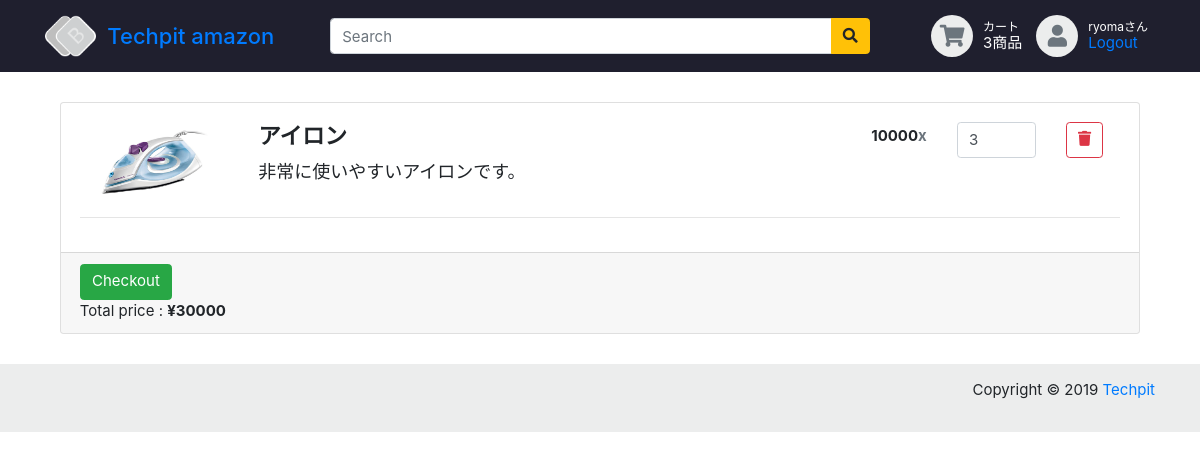
The page /amazon/amazon/cart/1 (signed in) on the database its author committed.
### amazon/models.py (models this page shows, shortened)
class User(AbstractBaseUser, PermissionsMixin):
    class Meta:
      verbose_name = 'ユーザ'
      verbose_name_plural = 'ユーザ'
    """カスタムユーザーモデル."""
    email = models.EmailField('メールアドレス', max_length=150, null=False, blank=False, unique=True)
    name = models.CharField('名前', max_length=150, null=False, blank=False)
    is_staff = models.BooleanField(
      '管理者',
      default=False,
      help_text=_(
        'Designate whether the user can log into this admin site.'
      ),
    )
    is_active = models.BooleanField(
      '有効',
      default=True,
      help_text=_(
        'Design whether this user should be treated as active'
        'Unselect this instead of deleting accounts.'
      ),
    )
    date_joined = models.DateTimeField(_('date joined'), default=timezone.now)
    objects = MyUserManager()
    EMAIL_FIELD = 'email'
    USERNAME_FIELD = 'email'
    REQUIRED_FIELDS = ['name',]

class ShoppingCart(models.Model):
    class Meta:
      verbose_name = 'ショッピングカート'
      verbose_name_plural = 'ショッピングカート'
    user = models.OneToOneField(
      User,
      verbose_name='ユーザ',
      related_name='cart',
      on_delete=models.CASCADE
    )
    @property
    def item_count(self):
        return self.cart_items.all().aggregate(amount = Sum('amount'))['amount']
    @property
    def total_price(self):
        return self.cart_items.all().aggregate(total=Sum(F('product__price') * F('amount')))['total']

class ShoppingCartItem(models.Model):
    class Meta:
      verbose_name = 'ショッピングカートアイテム'
      verbose_name_plural = 'ショッピングカートアイテム'
    cart = models.ForeignKey(
      ShoppingCart,
      related_name='cart_items',
      verbose_name='ショッピングカート',
      on_delete=models.CASCADE
    )
    product = models.ForeignKey(
      Product,
      verbose_name='商品',
      on_delete=models.CASCADE
    )
    amount=models.IntegerField(
      verbose_name='数量'
    )

class Product(models.Model):
    class Meta:
        verbose_name = '商品'
        verbose_name_plural = '商品'
    thumbnail = models.ImageField(
      verbose_name='サムネイル',
      upload_to = 'thumbnails/'
    )
    name = models.CharField(
      verbose_name='名前',
      max_length=150,
      null = False,
      blank= False
    )
    price = models.IntegerField(
      verbose_name='価格'
    )
    description = models.TextField(
      verbose_name='説明'
    )

### amazon/views.py (the view, shortened to what this page needs)
# urls.py: path('cart/<int:pk>', views.ShoppingCartDetail.as_view(), name='cart'),
class ShoppingCartDetail(LoginRequiredMixin, generic.DetailView):
    model = ShoppingCart
    template_name = 'amazon/shopping_cart.html'

### templates/amazon/shopping_cart.html (shortened to what this page needs)
{% extends 'amazon/base.html' %}
{% block content %}
{% load static %}
{% if object.cart_items.all %}
  <div class="card shopping-cart">
    <div class="card-body">
      {% for cart_item in object.cart_items.all %}
        <div class="row">
          <div class="col-12 col-sm-12 col-md-2 text-center">
            <img class="img-responsive" src="{{ cart_item.product.thumbnail.url }}" alt="preview" width="120" height="80">
          </div>
          <div class="col-12 text-sm-center col-sm-12 text-md-left col-md-6">
            <h4 class="product-name"><strong>{{ cart_item.product.name }}</strong></h4>
            <h4>
              <small>{{ cart_item.product.description }}</small>
            </h4>
          </div>
          <div class="col-12 col-sm-12 text-sm-center col-md-4 text-md-right row">
            <div class="col-3 col-sm-3 col-md-6 text-md-right" style="padding-top: 5px">
              <h6><strong>{{ cart_item.product.price }}<span class="text-muted">x</span></strong></h6>
            </div>
            <div class="col-4 col-sm-4 col-md-4">
              <div class="quantity">
                <input name="amount" pk="{{ cart_item.pk }}" type="number" class="form-control" step="1" max="99" min="1" title="Qty" class="qty" size="4" value="{{ cart_item.amount }}">
              </div>
            </div>
            <div class="col-2 col-sm-2 col-md-2 text-right">
              <button name="delete" pk="{{ cart_item.pk }}" type="button" class="btn btn-outline-danger btn-xs">
                <i class="fa fa-trash" aria-hidden="true"></i>
              </button>
            </div>
          </div>
        </div>
      {% endfor %}
      <hr>
    </div>
    <div class="card-footer">
      <a href="" class="btn btn-success pull-right">Checkout</a>
      <div class="floot-right">Total price : <b>¥{{ object.total_price }}</b></div>
    </div>
  </div>
{% else %}
  <p>カートが空です</p>
{% endif %}
{% endblock content %}

### templates/amazon/base.html (shortened to what this page needs)
{% load static %}
<!doctype html>
<html lang="ja">
<head>
    <link rel="stylesheet" href="https://stackpath.bootstrapcdn.com/bootstrap/4.1.0/css/bootstrap.min.css">
    <link rel="stylesheet" href="https://use.fontawesome.com/releases/v5.5.0/css/all.css">
    <link href="{% static 'css/base.css' %}" rel="stylesheet" type="text/css"/>
    <link href="{% static 'css/responsive.css' %}" rel="stylesheet" media="only screen and (max-width: 1200px)" />
</head>
<body>
  <header class="section-header">
    <section class="header-main">
      <div class="container">
        <div class="row align-items-center">
          <div class="col-md-3">
            <a href="{% url 'amazon:lp' %}">
              <div class="brand-wrap">
                <img src="{% static 'images/logo-dark.png' %}" class="logo">
                <h2 class="logo-text">Techpit amazon</h2>
              </div>
            </a>
          </div>
          <div class="col-lg-6 col-sm-6">
            <form method="GET" action="{% url 'amazon:item_list' %}" class="search-wrap">
              <div class="input-group">
                <input name="q" type="text" class="form-control" placeholder="Search">
                <div class="input-group-append">
                    <button id="id_search_button" class="btn btn-warning" type="submit">
                    <i class="fa fa-search"></i>
                    </button>
                </div>
              </div>
            </form>
          </div>
          <div class="col-lg-3 col-sm-3">
            <div class="widgets-wrap d-flex justify-content-end">
              {% if user.is_authenticated %}
              <div class="widget-header icontext">
                <a href="{% url 'amazon:cart' user.cart.pk %}" class="icontext">
                  <div class="icon-wrap icon-sm bg2 round text-secondary"><i class="fa fa-shopping-cart"></i></div>
                  <div class="text-wrap">
                    <small>カート</small>
                    <span>{{ user.cart.item_count | default_if_none:"0" }}商品</span>
                  </div>
                </a>
              </div>
              {% endif %}
              <div class="widget-header icontext">
                  <div class="icon-wrap icon-sm bg2 round text-secondary"><i class="fa fa-user"></i></div>
                  <div class="text-wrap">
                    {% if user.is_authenticated %}
                      <small>{{ user.name }}さん</small>
                      <span><a href="{% url 'amazon:logout' %}">Logout</a></span>
                    {% else %}
                      <small>ゲスト</small>
                      <span><a href="{% url 'amazon:login' %}">Login</a></span>
                    {% endif %}
                  </div>
              </div>
            </div>
          </div>
        </div>
      </div>
    </section>
  </header>
  <div class="container" style="padding: 2rem">
    {% block content %}
    {% endblock content %}
  </div>
  <footer class="section-footer bg2">
    <div class="container">
      <section class="footer-bottom row">
        <div class="col-sm-12">
          <p class="text-sm-right">
            Copyright &copy 2019
            <a href="#">Techpit</a>
          </p>
        </div>
      </section>
    </div>
  </footer>
</body>

### amazon/static/css/base.css (style rules this page uses)
html { font-size: 15px; }
.icon-wrap { text-align: center; }
.icon-xs, .icon-sm, .icon-md, .icon-lg { display: inline-block; text-align: center; }
.icon-sm { width: 42px; height: 42px; line-height: 42px; font-size: 22px; }
.round { border-radius: 200px; }
.bg2 { background-color: #eceded !important; }
.header-main { padding-top: 1rem; padding-bottom: 1rem; color: white; background-color: #1f1f2e }
.brand-wrap .logo, .navbar-brand .logo { margin-right: 7px; max-height: 42px; display: inline-block; }
.brand-wrap .logo-text, .navbar-brand .logo-text { margin: 0; display: inline-block; font-size: 22px; vertical-align: middle; }
.header-main { position: relative; }
.widget-header { margin-left: 7px; margin-right: 7px; display: inline-block; position: relative; }
.footer-bottom { padding: 15px 0; }
.icontext { display: -webkit-inline-box; display: -ms-inline-flexbox; display: inline-flex; -webkit-box-align: center; -ms-flex-align: center; align-items: center; }
.icontext .icon-wrap { position: relative; }
.icontext .text-wrap { color: white; line-height: 1.2; padding-left: 10px; }
.icontext small, .icontext .title { display: block; }

### rows shown on the page
User: cart.item_count "3", name "ryoma"
ShoppingCartItem: product.thumbnail (picture), product.name "アイロン", product.description "非常に使いやすいアイロンです。", product.price "10000", amount "3"
ShoppingCart: total_price "30000"
